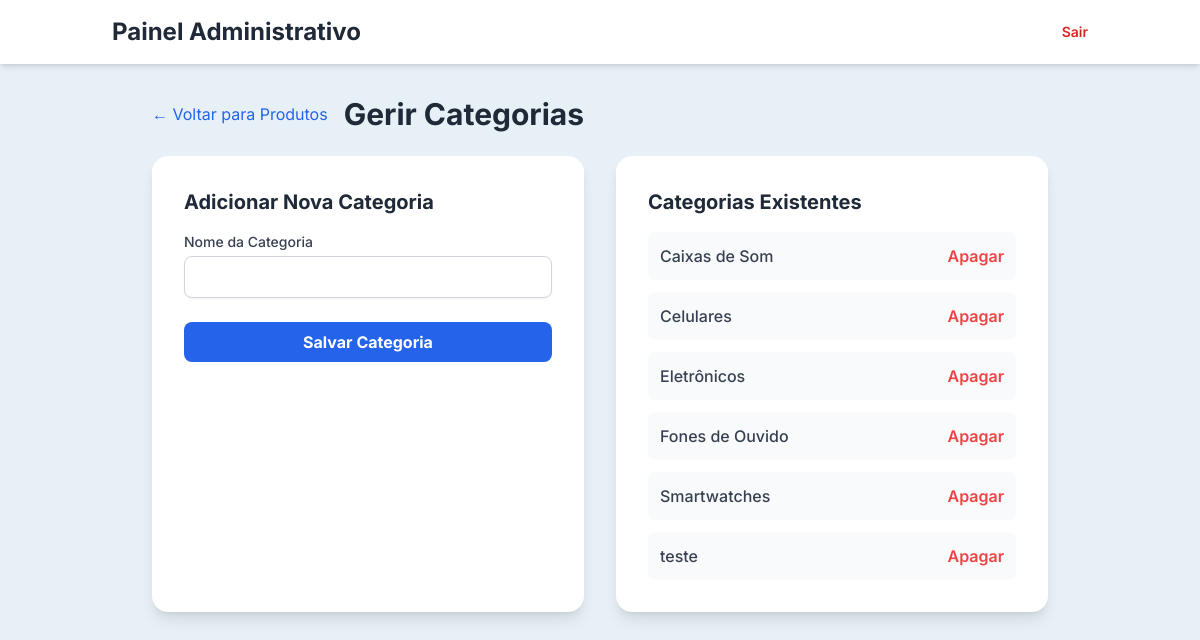
Page /admin/categorias (signed in) on the committed database.
### app.py (models this page shows)
class Category(db.Model):
    id = db.Column(db.Integer, primary_key=True)
    name = db.Column(db.String(50), unique=True, nullable=False)
    products = db.relationship('Product', backref='category', lazy=True)

### app.py (the view)
@app.route('/admin/categorias', methods=['GET', 'POST'])
@login_required
def admin_categories():
    form = CategoryForm()
    if form.validate_on_submit():
        new_category = Category(name=form.name.data)
        db.session.add(new_category)
        db.session.commit()
        flash('Categoria adicionada com sucesso!', 'success')
        return redirect(url_for('admin_categories'))
    categories = Category.query.order_by(Category.name).all()
    return render_template('admin_categories.html', title='Gerir Categorias', form=form, categories=categories)

### app.py (shortened to what this page needs)
class CategoryForm(FlaskForm):
    name = StringField('Nome da Categoria', validators=[DataRequired(), Length(min=2, max=50)])
    submit = SubmitField('Salvar Categoria')

### app.py (called while the page is built)
@login_manager.user_loader
def load_user(user_id):
    return db.session.get(User, int(user_id))

### templates/admin_categories.html (shortened to what this page needs)
{% extends "admin_layout.html" %}
{% block content %}
<div class="max-w-4xl mx-auto">
    <div class="flex items-center mb-6">
        <a href="{{ url_for('admin_dashboard') }}" class="text-blue-600 hover:underline mr-4">← Voltar para Produtos</a>
        <h2 class="text-3xl font-bold text-gray-800">Gerir Categorias</h2>
    </div>
    <div class="grid grid-cols-1 md:grid-cols-2 gap-8">
        <div class="bg-white p-8 rounded-2xl shadow-lg">
            <h3 class="text-xl font-bold text-gray-800 mb-4">Adicionar Nova Categoria</h3>
            <form method="POST" novalidate>
                <div>
                    {{ form.name.label(class="block text-sm font-medium text-gray-700 mb-1") }}
                    {{ form.name(class="w-full px-3 py-2 border border-gray-300 rounded-lg shadow-sm focus:outline-none focus:ring-blue-500 focus:border-blue-500") }}
                </div>
                <div class="mt-6">
                    {{ form.submit(class="w-full bg-blue-600 text-white font-bold py-2 px-4 rounded-lg hover:bg-blue-700 transition cursor-pointer") }}
                </div>
            </form>
        </div>
        <div class="bg-white p-8 rounded-2xl shadow-lg">
            <h3 class="text-xl font-bold text-gray-800 mb-4">Categorias Existentes</h3>
            <ul class="space-y-3">
                {% for category in categories %}
                <li class="flex justify-between items-center p-3 bg-gray-50 rounded-lg">
                    <span class="font-medium text-gray-700">{{ category.name }}</span>
                    <form action="{{ url_for('delete_category', category_id=category.id) }}" method="POST" onsubmit="return confirm('Tem a certeza que deseja apagar a categoria \'{{ category.name }}\'?');">
                        <button type="submit" class="text-red-500 hover:text-red-700 font-semibold">Apagar</button>
                    </form>
                </li>
                {% else %}
                <li class="text-gray-500">Nenhuma categoria cadastrada.</li>
                {% endfor %}
            </ul>
        </div>
    </div>
</div>
{% endblock %}

### templates/admin_layout.html (style rules this page uses)
body { font-family: 'Inter', sans-serif; }

### rows in the picture
Category: name "Caixas de Som"
Category: name "Celulares"
Category: name "Eletrônicos"
Category: name "Fones de Ouvido"
Category: name "Smartwatches"
Category: name "teste"
